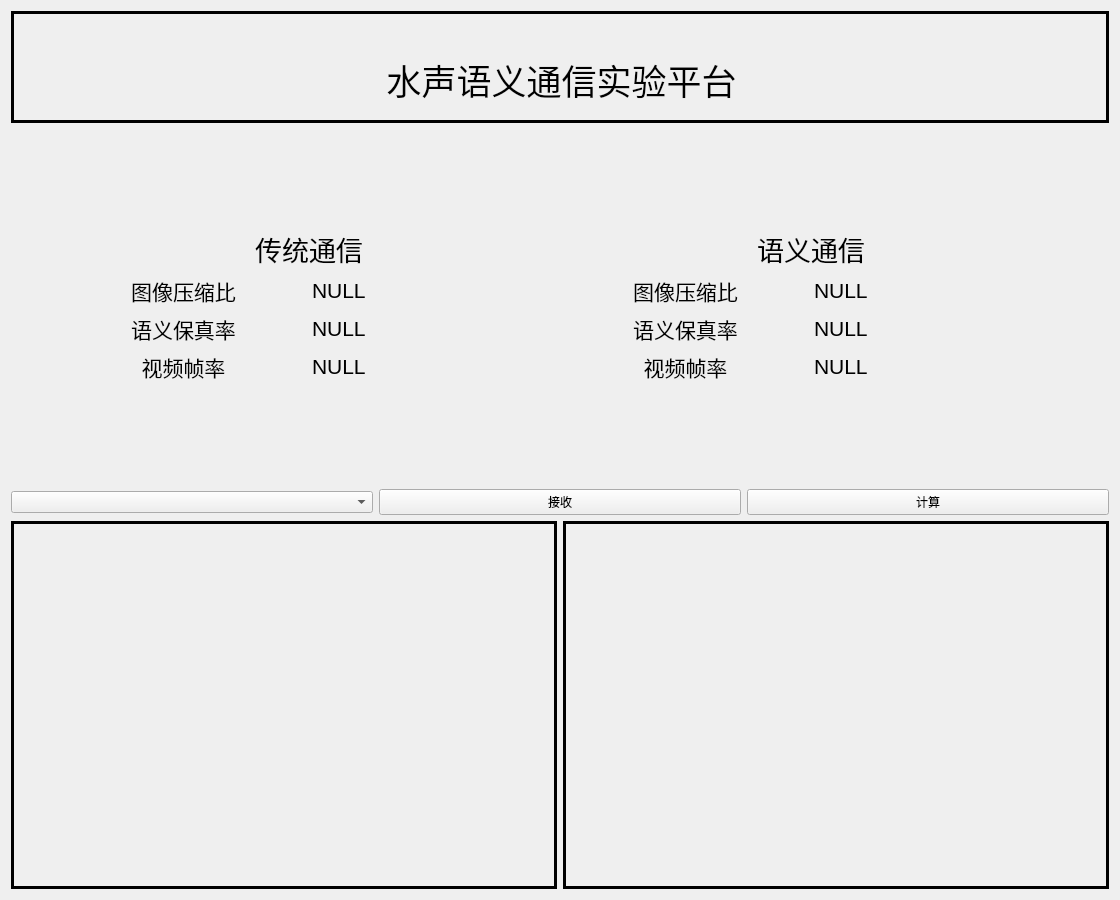
<?xml version="1.0" encoding="UTF-8"?>
<ui version="4.0">
 <class>streamvidtab</class>
 <widget class="QWidget" name="streamvidtab">
  <property name="geometry">
   <rect>
    <x>0</x>
    <y>0</y>
    <width>1120</width>
    <height>900</height>
   </rect>
  </property>
  <property name="minimumSize">
   <size>
    <width>0</width>
    <height>0</height>
   </size>
  </property>
  <property name="windowTitle">
   <string>Form</string>
  </property>
  <layout class="QHBoxLayout" name="horizontalLayout">
   <item>
    <layout class="QVBoxLayout" name="verticalLayout">
     <property name="sizeConstraint">
      <enum>QLayout::SetMinAndMaxSize</enum>
     </property>
     <property name="topMargin">
      <number>0</number>
     </property>
     <item>
      <widget class="QLabel" name="label_29">
       <property name="enabled">
        <bool>true</bool>
       </property>
       <property name="sizePolicy">
        <sizepolicy hsizetype="Preferred" vsizetype="Preferred">
         <horstretch>0</horstretch>
         <verstretch>0</verstretch>
        </sizepolicy>
       </property>
       <property name="frameShape">
        <enum>QFrame::Panel</enum>
       </property>
       <property name="lineWidth">
        <number>3</number>
       </property>
       <property name="text">
        <string>&lt;html&gt;&lt;head/&gt;&lt;body&gt;&lt;p align=&quot;center&quot;&gt;&lt;span style=&quot; font-size:26pt;&quot;&gt;&lt;br&gt;水声语义通信实验平台&lt;br&gt;&lt;/span&gt;&lt;/p&gt;&lt;/body&gt;&lt;/html&gt;</string>
       </property>
      </widget>
     </item>
     <item>
      <layout class="QGridLayout" name="gridLayout_4">
       <property name="leftMargin">
        <number>50</number>
       </property>
       <property name="topMargin">
        <number>100</number>
       </property>
       <property name="rightMargin">
        <number>50</number>
       </property>
       <property name="bottomMargin">
        <number>100</number>
       </property>
       <item row="1" column="1">
        <layout class="QGridLayout" name="gridLayout_3">
         <item row="0" column="0">
          <widget class="QLabel" name="label_25">
           <property name="text">
            <string>&lt;html&gt;&lt;head/&gt;&lt;body&gt;&lt;p align=&quot;center&quot;&gt;&lt;span style=&quot; font-size:16pt;&quot;&gt;图像压缩比&lt;/span&gt;&lt;/p&gt;&lt;/body&gt;&lt;/html&gt;</string>
           </property>
          </widget>
         </item>
         <item row="1" column="1">
          <widget class="QLabel" name="label_23">
           <property name="text">
            <string>&lt;html&gt;&lt;head/&gt;&lt;body&gt;&lt;p&gt;&lt;span style=&quot; font-size:16pt;&quot;&gt;NULL&lt;/span&gt;&lt;/p&gt;&lt;/body&gt;&lt;/html&gt;</string>
           </property>
          </widget>
         </item>
         <item row="1" column="0">
          <widget class="QLabel" name="label_24">
           <property name="text">
            <string>&lt;html&gt;&lt;head/&gt;&lt;body&gt;&lt;p align=&quot;center&quot;&gt;&lt;span style=&quot; font-size:16pt;&quot;&gt;语义保真率&lt;/span&gt;&lt;/p&gt;&lt;/body&gt;&lt;/html&gt;</string>
           </property>
          </widget>
         </item>
         <item row="0" column="1">
          <widget class="QLabel" name="label_26">
           <property name="text">
            <string>&lt;html&gt;&lt;head/&gt;&lt;body&gt;&lt;p&gt;&lt;span style=&quot; font-size:16pt;&quot;&gt;NULL&lt;/span&gt;&lt;/p&gt;&lt;/body&gt;&lt;/html&gt;</string>
           </property>
          </widget>
         </item>
         <item row="2" column="0">
          <widget class="QLabel" name="label_5">
           <property name="text">
            <string>&lt;html&gt;&lt;head/&gt;&lt;body&gt;&lt;p align=&quot;center&quot;&gt;&lt;span style=&quot; font-size:16pt;&quot;&gt;视频帧率&lt;/span&gt;&lt;/p&gt;&lt;/body&gt;&lt;/html&gt;</string>
           </property>
          </widget>
         </item>
         <item row="2" column="1">
          <widget class="QLabel" name="label_6">
           <property name="text">
            <string>&lt;html&gt;&lt;head/&gt;&lt;body&gt;&lt;p&gt;&lt;span style=&quot; font-size:16pt;&quot;&gt;NULL&lt;/span&gt;&lt;/p&gt;&lt;/body&gt;&lt;/html&gt;</string>
           </property>
          </widget>
         </item>
        </layout>
       </item>
       <item row="1" column="0">
        <layout class="QGridLayout" name="gridLayout">
         <item row="1" column="0">
          <widget class="QLabel" name="label">
           <property name="text">
            <string>&lt;html&gt;&lt;head/&gt;&lt;body&gt;&lt;p align=&quot;center&quot;&gt;&lt;span style=&quot; font-size:16pt;&quot;&gt;语义保真率&lt;/span&gt;&lt;/p&gt;&lt;/body&gt;&lt;/html&gt;</string>
           </property>
           <property name="alignment">
            <set>Qt::AlignCenter</set>
           </property>
           <property name="wordWrap">
            <bool>false</bool>
           </property>
          </widget>
         </item>
         <item row="0" column="0">
          <widget class="QLabel" name="label_2">
           <property name="text">
            <string>&lt;html&gt;&lt;head/&gt;&lt;body&gt;&lt;p align=&quot;center&quot;&gt;&lt;span style=&quot; font-size:16pt;&quot;&gt;图像压缩比&lt;/span&gt;&lt;/p&gt;&lt;/body&gt;&lt;/html&gt;</string>
           </property>
           <property name="textFormat">
            <enum>Qt::AutoText</enum>
           </property>
          </widget>
         </item>
         <item row="0" column="1">
          <widget class="QLabel" name="label_17">
           <property name="text">
            <string>&lt;html&gt;&lt;head/&gt;&lt;body&gt;&lt;p&gt;&lt;span style=&quot; font-size:16pt;&quot;&gt;NULL&lt;/span&gt;&lt;/p&gt;&lt;/body&gt;&lt;/html&gt;</string>
           </property>
          </widget>
         </item>
         <item row="1" column="1">
          <widget class="QLabel" name="label_18">
           <property name="text">
            <string>&lt;html&gt;&lt;head/&gt;&lt;body&gt;&lt;p&gt;&lt;span style=&quot; font-size:16pt;&quot;&gt;NULL&lt;/span&gt;&lt;/p&gt;&lt;/body&gt;&lt;/html&gt;</string>
           </property>
          </widget>
         </item>
         <item row="2" column="0">
          <widget class="QLabel" name="label_3">
           <property name="text">
            <string>&lt;html&gt;&lt;head/&gt;&lt;body&gt;&lt;p align=&quot;center&quot;&gt;&lt;span style=&quot; font-size:16pt;&quot;&gt;视频帧率&lt;/span&gt;&lt;/p&gt;&lt;/body&gt;&lt;/html&gt;</string>
           </property>
          </widget>
         </item>
         <item row="2" column="1">
          <widget class="QLabel" name="label_4">
           <property name="text">
            <string>&lt;html&gt;&lt;head/&gt;&lt;body&gt;&lt;p&gt;&lt;span style=&quot; font-size:16pt;&quot;&gt;NULL&lt;/span&gt;&lt;/p&gt;&lt;/body&gt;&lt;/html&gt;</string>
           </property>
          </widget>
         </item>
        </layout>
       </item>
       <item row="0" column="0">
        <widget class="QLabel" name="label_27">
         <property name="text">
          <string>&lt;html&gt;&lt;head/&gt;&lt;body&gt;&lt;p align=&quot;center&quot;&gt;&lt;span style=&quot; font-size:20pt;&quot;&gt;传统通信&lt;/span&gt;&lt;/p&gt;&lt;/body&gt;&lt;/html&gt;</string>
         </property>
        </widget>
       </item>
       <item row="0" column="1">
        <widget class="QLabel" name="label_28">
         <property name="text">
          <string>&lt;html&gt;&lt;head/&gt;&lt;body&gt;&lt;p align=&quot;center&quot;&gt;&lt;span style=&quot; font-size:20pt;&quot;&gt;语义通信&lt;/span&gt;&lt;/p&gt;&lt;/body&gt;&lt;/html&gt;</string>
         </property>
        </widget>
       </item>
      </layout>
     </item>
     <item>
      <layout class="QHBoxLayout" name="horizontalLayout_2">
       <item>
        <widget class="QComboBox" name="comboBox_4"/>
       </item>
       <item>
        <widget class="QPushButton" name="receiveButton_4">
         <property name="text">
          <string>接收</string>
         </property>
        </widget>
       </item>
       <item>
        <widget class="QPushButton" name="calculateButton_4">
         <property name="text">
          <string>计算</string>
         </property>
        </widget>
       </item>
      </layout>
     </item>
     <item>
      <layout class="QHBoxLayout" name="horizontalLayout_3">
       <item>
        <widget class="QFrame" name="tradition_frame_4">
         <property name="sizePolicy">
          <sizepolicy hsizetype="Expanding" vsizetype="Expanding">
           <horstretch>0</horstretch>
           <verstretch>0</verstretch>
          </sizepolicy>
         </property>
         <property name="frameShape">
          <enum>QFrame::Panel</enum>
         </property>
         <property name="frameShadow">
          <enum>QFrame::Plain</enum>
         </property>
         <property name="lineWidth">
          <number>3</number>
         </property>
        </widget>
       </item>
       <item>
        <widget class="QFrame" name="semantic_frame_4">
         <property name="sizePolicy">
          <sizepolicy hsizetype="Expanding" vsizetype="Expanding">
           <horstretch>0</horstretch>
           <verstretch>0</verstretch>
          </sizepolicy>
         </property>
         <property name="frameShape">
          <enum>QFrame::Panel</enum>
         </property>
         <property name="frameShadow">
          <enum>QFrame::Plain</enum>
         </property>
         <property name="lineWidth">
          <number>3</number>
         </property>
        </widget>
       </item>
      </layout>
     </item>
    </layout>
   </item>
  </layout>
 </widget>
 <resources/>
 <connections/>
</ui>
